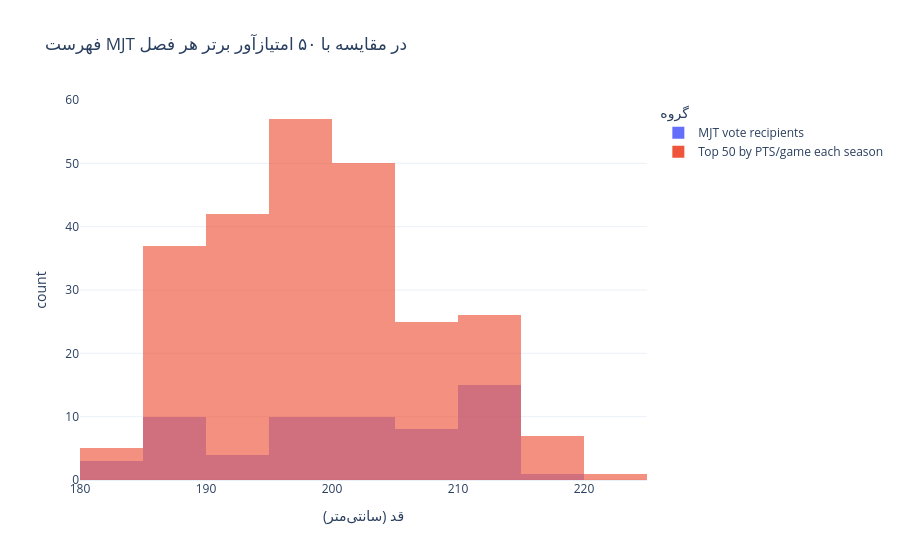

This figure's notebook cell:
### Code cell
import plotly.express as px

height_plot_data = pd.concat([
    mjt5[["Ht_CM"]].rename(columns={"Ht_CM":"Height_CM"}).assign(Group="MJT vote recipients"),
    top50[["Height_CM"]].assign(Group="Top 50 by PTS/game each season")
], ignore_index=True).dropna(subset=["Height_CM"])

fig_height = px.histogram(
    height_plot_data, x="Height_CM", color="Group", barmode="overlay",
    opacity=0.65, nbins=14,
    labels={"Height_CM":"Height (cm)", "count":"Count", "Group":"Group"},
    title=" MJT Candidates vs Top 50 Scorers"
)
fig_height.update_layout(template="plotly_white", legend_title_text="Group")
fig_height.show()

### Figure 1 — Plotly figure (JSON) as saved in the notebook; plotly's stock layout.template omitted (floating-point values rounded to 4 significant figures; data arrays with more than 128 entries replaced by an {"elided": "..."} marker saying what was removed)
{"data": [{"bingroup": "x", "hovertemplate": "گروه=MJT vote recipients<br>قد (سانتیمتر)=%{x}<br>count=%{y}<extra></extra>", "legendgroup": "MJT vote recipients", "marker": {"color": "#636efa", "opacity": 0.65, "pattern": {"shape": ""}}, "name": "MJT vote recipients", "nbinsx": 14, "orientation": "v", "showlegend": true, "type": "histogram", "x": [210.8, 205.7, 195.6, 203.2, 198.1, 208.3, 182.9, 188.0, 210.8, 203.2, 198.1, 203.2, 210.8, 213.4, 188.0, 210.8, 182.9, 203.2, 188.0, 205.7, 190.5, 215.9, 193.0, 208.3, 195.6, 205.7, 198.1, 210.8, 213.4, 210.8, 195.6, 203.2, 203.2, 188.0, 188.0, 182.9, 198.1, 210.8, 205.7, 213.4, 210.8, 210.8, 203.2, 198.1, 188.0, 208.3, 203.2, 188.0, 198.1, 190.5, 188.0, 188.0, 210.8, 198.1, 203.2, 210.8, 188.0, 203.2, 193.0, 208.3, 210.8], "xaxis": "x", "yaxis": "y"}, {"bingroup": "x", "hovertemplate": "گروه=Top 50 by PTS/game each season<br>قد (سانتیمتر)=%{x}<br>count=%{y}<extra></extra>", "legendgroup": "Top 50 by PTS/game each season", "marker": {"color": "#EF553B", "opacity": 0.65, "pattern": {"shape": ""}}, "name": "Top 50 by PTS/game each season", "nbinsx": 14, "orientation": "v", "showlegend": true, "type": "histogram", "x": {"elided": "250 float values"}, "xaxis": "x", "yaxis": "y"}], "layout": {"barmode": "overlay", "legend": {"title": {"text": "گروه"}, "tracegroupgap": 0}, "title": {"text": " فهرست MJT در مقایسه با ۵۰ امتیازآور برتر هر فصل"}, "xaxis": {"anchor": "y", "domain": [0, 1], "title": {"text": "قد (سانتیمتر)"}}, "yaxis": {"anchor": "x", "domain": [0, 1], "title": {"text": "count"}}}}
